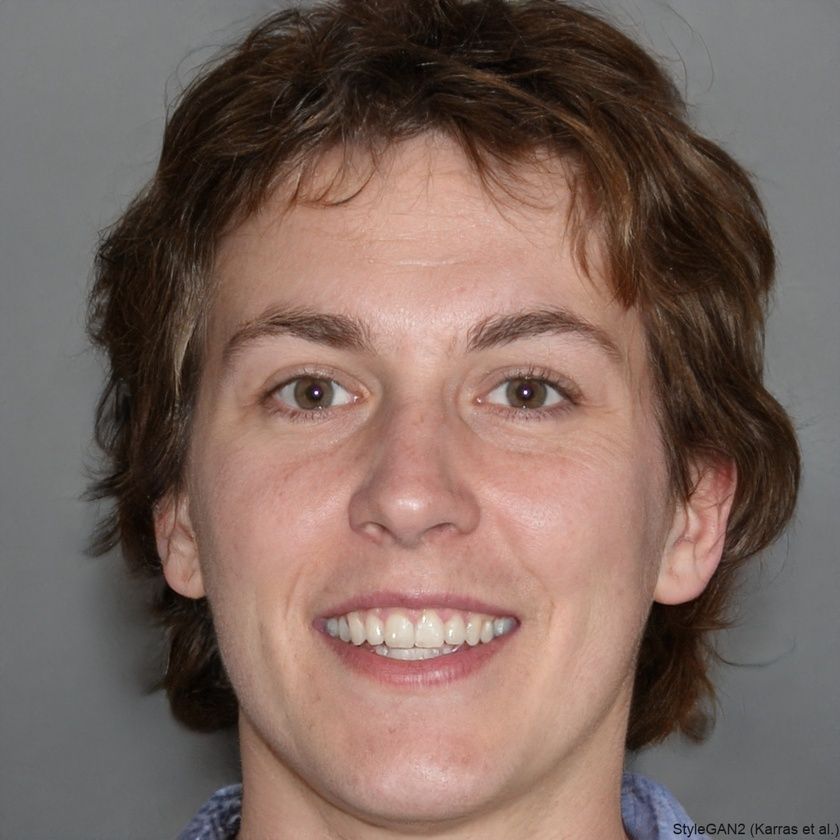
#> input picture res/unexistent-person-1.jpg, 840 x 840 px, shrunk from 1024 x 1024 before the run
$ python skin_color_thresholding.py
#> lines starting #> are read from the running program, lines starting #| are printed output that depends on the picture; after the words box and inside, x2 and y2 are one past the last pixel; in counts of white or black regions, pixels touching at a corner belong together
#> further down, img is the input picture: shape (840, 840, 3); mean B, G, R 94.7, 102.9, 124.2
### threshold.py
import numpy as np

def basic_threshold(img: np.ndarray, threshold_value: int) -> np.ndarray:
    img_out = img.copy()
    img_out[img_out > threshold_value] = 255
    img_out[img_out <= threshold_value] = 0

    return img_out

# [34 lines left out: functions _compute_otsu_criteria, otsu_threshold, not called in this run]

# [15 lines that do not run on import are left out]

### skin_color_thresholding.py
import cv2
import numpy as np

from threshold import basic_threshold

def skin_color_thresholding(img: np.ndarray) -> (np.ndarray, np.ndarray):
    imagem_hsv = cv2.cvtColor(img, cv2.COLOR_BGR2HSV)
#> imagem_hsv: shape (840, 840, 3); mean H, S, V 34.2, 71.7, 125.1

    # Ajusta o intervalo de cores para a pele em HSV
    lower_skin = np.array([0, 30, 100], dtype=np.uint8)
    upper_skin = np.array([20, 255, 255], dtype=np.uint8)

    # Cria a máscara de pele
    altura, largura, _ = imagem_hsv.shape
#> altura = 840; largura = 840
    mascara_pele = np.zeros((altura, largura), dtype=np.uint8)

    for i in range(altura):
        for j in range(largura):
            h, s, v = imagem_hsv[i, j]
            if (lower_skin[0] <= h <= upper_skin[0] and
                lower_skin[1] <= s <= upper_skin[1] and
                lower_skin[2] <= v <= upper_skin[2]):
                mascara_pele[i, j] = 255  # Define pixel como parte da pele
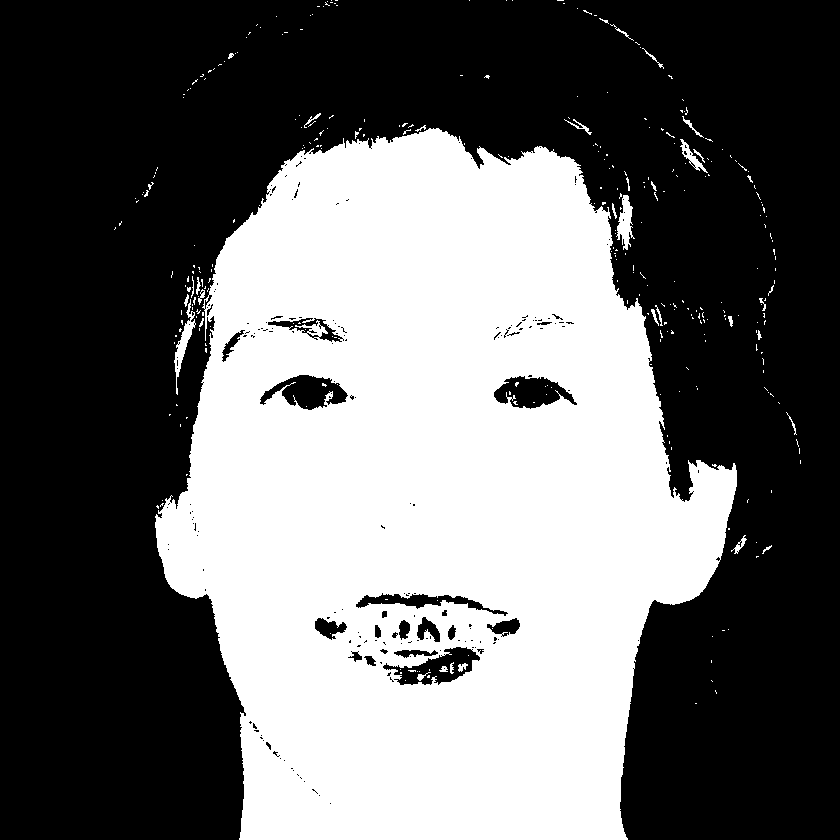
#> mascara_pele: shape (840, 840); 41.5% white; 333 white regions (301 under 20 px), largest, box (x1, y1, x2, y2) and area: (155, 128, 737, 840) 289079, (616, 195, 635, 250) 530, (174, 299, 196, 395) 527

    # Aplica morfologia para suavizar a máscara
    kernel = cv2.getStructuringElement(cv2.MORPH_ELLIPSE, (5, 5))
    mascara_pele = cv2.morphologyEx(mascara_pele, cv2.MORPH_CLOSE, kernel)
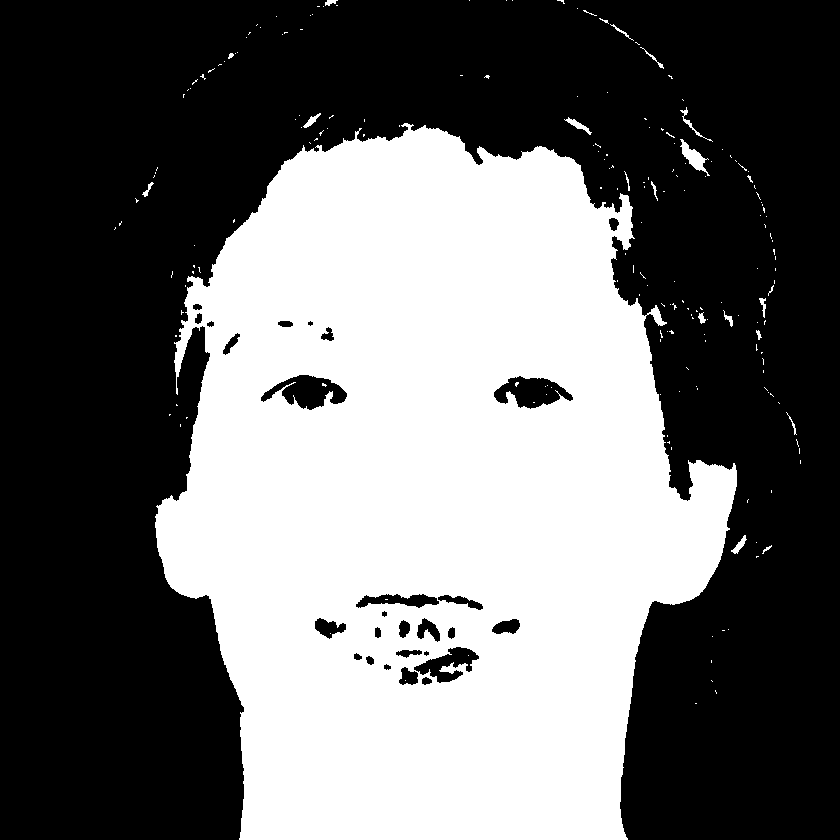
#> mascara_pele: shape (840, 840); 42.1% white; 201 white regions (182 under 20 px), largest, box (x1, y1, x2, y2) and area: (155, 123, 737, 840) 294784, (680, 139, 710, 176) 381, (564, 117, 592, 135) 135

    # Aplica a máscara à imagem original para isolar a pele
    resultado_colorido = cv2.bitwise_and(img, img, mask=mascara_pele)
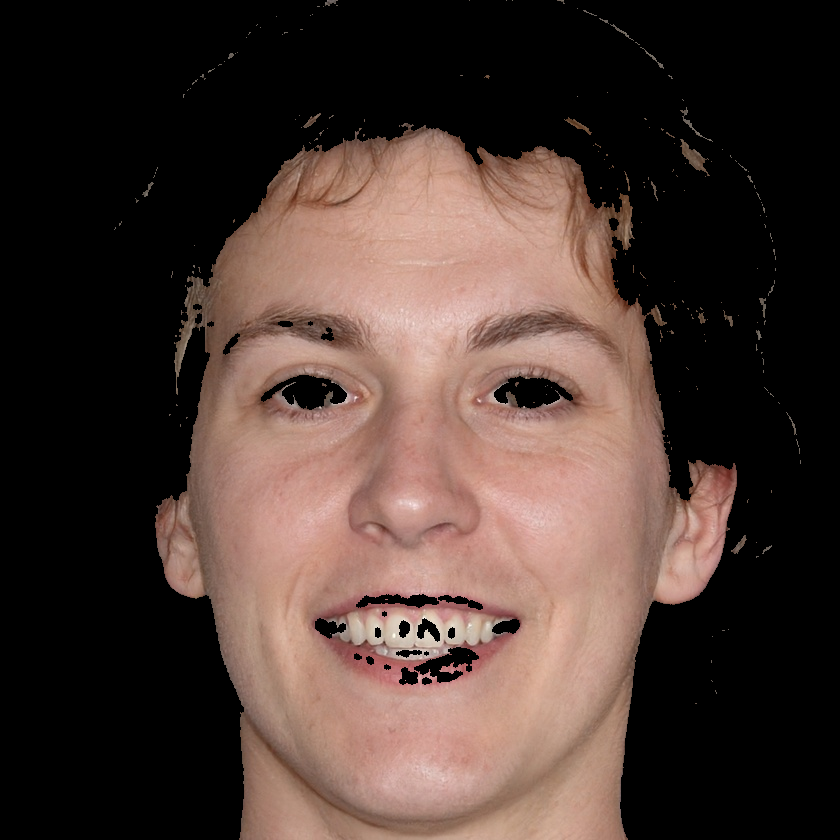
#> resultado_colorido: shape (840, 840, 3); mean B, G, R 51, 57.3, 74.8

    # Criar a imagem em preto e branco
    resultado_binario = cv2.cvtColor(resultado_colorido, cv2.COLOR_BGR2GRAY)
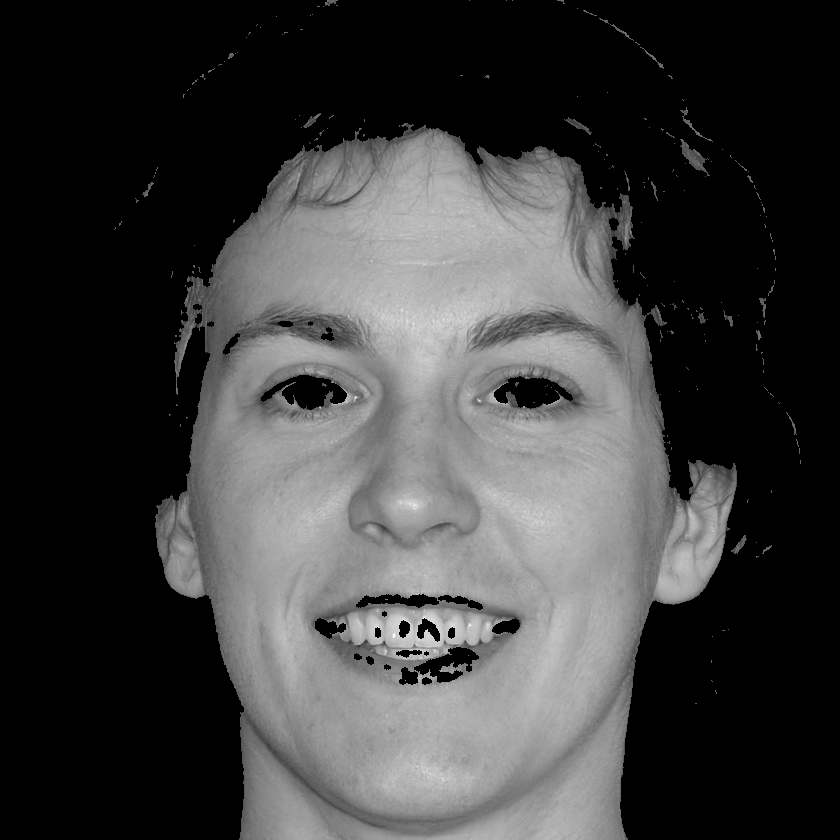
#> resultado_binario: shape (840, 840); min 0, max 253, mean 61.8
    img_binario = basic_threshold(resultado_binario, 1)

    return resultado_colorido, img_binario


if __name__ == '__main__':
    from cv2 import imread, imshow, waitKey, destroyAllWindows

    img = imread('res/unexistent-person-1.jpg')

    img_skin_color, img_skin_binary = skin_color_thresholding(img=img)

    imshow('Imagem com Pele Destacada', img_skin_color)
    imshow('Imagem Preto e Branco', img_skin_binary)
    waitKey(0)
    destroyAllWindows()

$ run again, with res/unexistent-person-2.jpg copied over res/unexistent-person-1.jpg
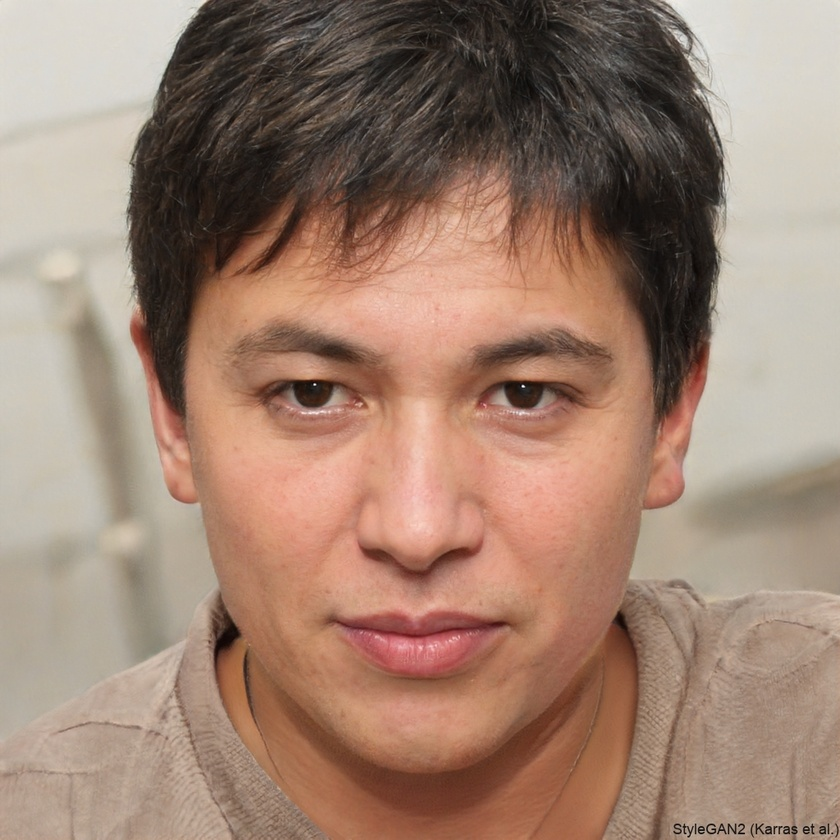
#> input picture res/unexistent-person-2.jpg, 840 x 840 px, shrunk from 1024 x 1024 before the run
#> img is the input picture: shape (840, 840, 3); mean B, G, R 113.2, 129.7, 158
#> imagem_hsv: shape (840, 840, 3); mean H, S, V 13.9, 74.9, 158
#> after the loop in skin_color_thresholding, `for i in range(altura):`:
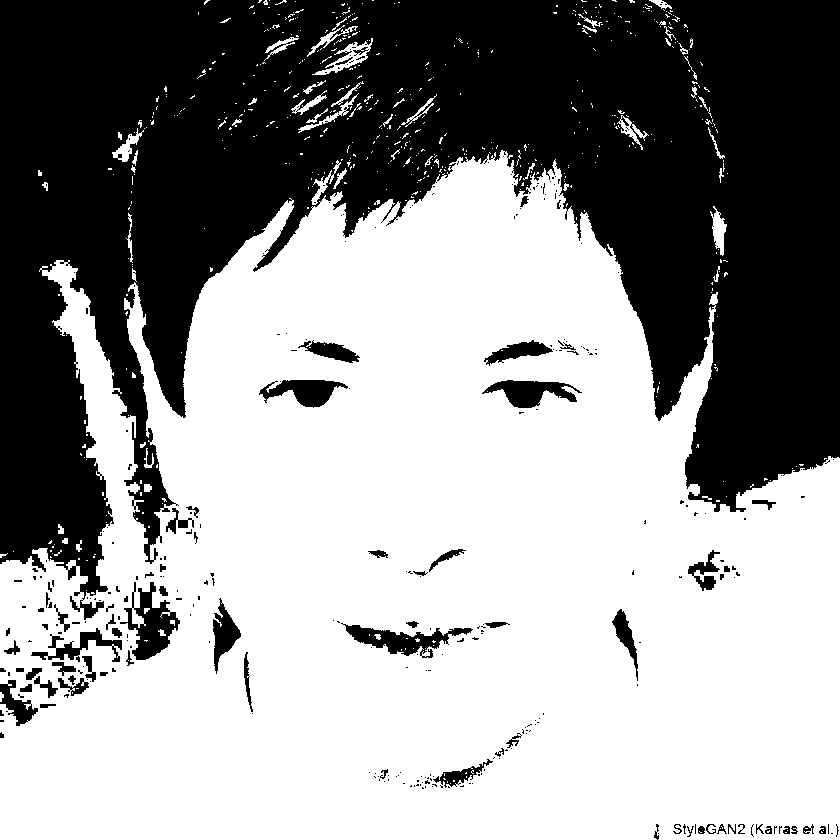
#> mascara_pele: shape (840, 840); 59.2% white; 318 black regions (245 under 20 px), largest, box (x1, y1, x2, y2) and area: (0, 0, 840, 620) 271160, (120, 582, 180, 660) 2029, (341, 623, 473, 658) 1733
#> in skin_color_thresholding, `resultado_binario = cv2.cvtColor(resultado_colorido, cv2.COLOR_BGR2GRAY)`:
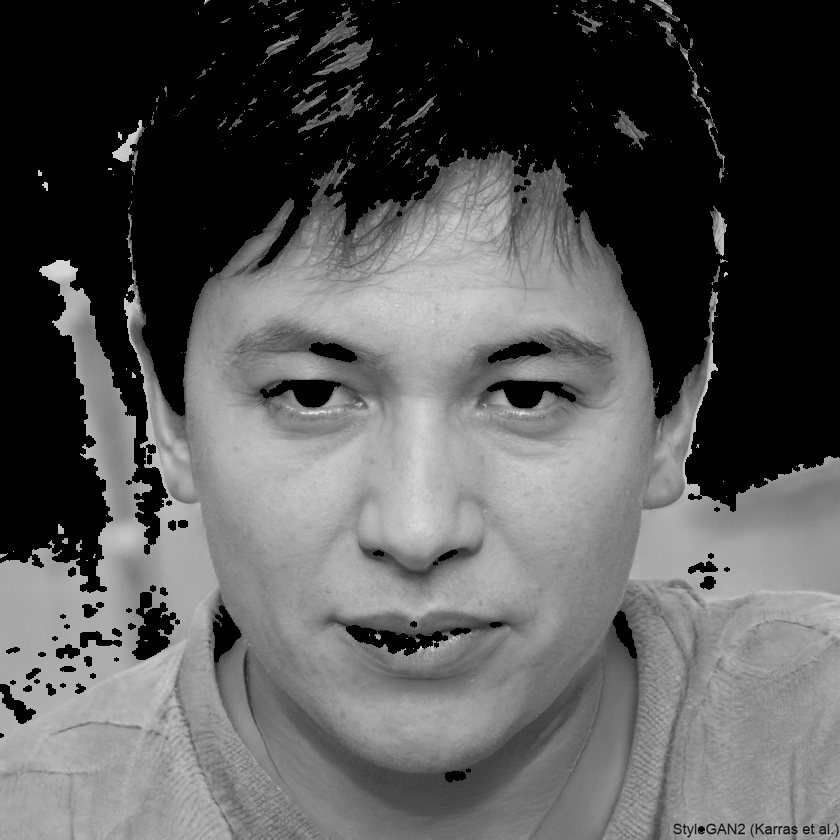
#> resultado_binario: shape (840, 840); min 0, max 239, mean 86.9

$ run again, with res/unexistent-person-3.jpg copied over res/unexistent-person-1.jpg
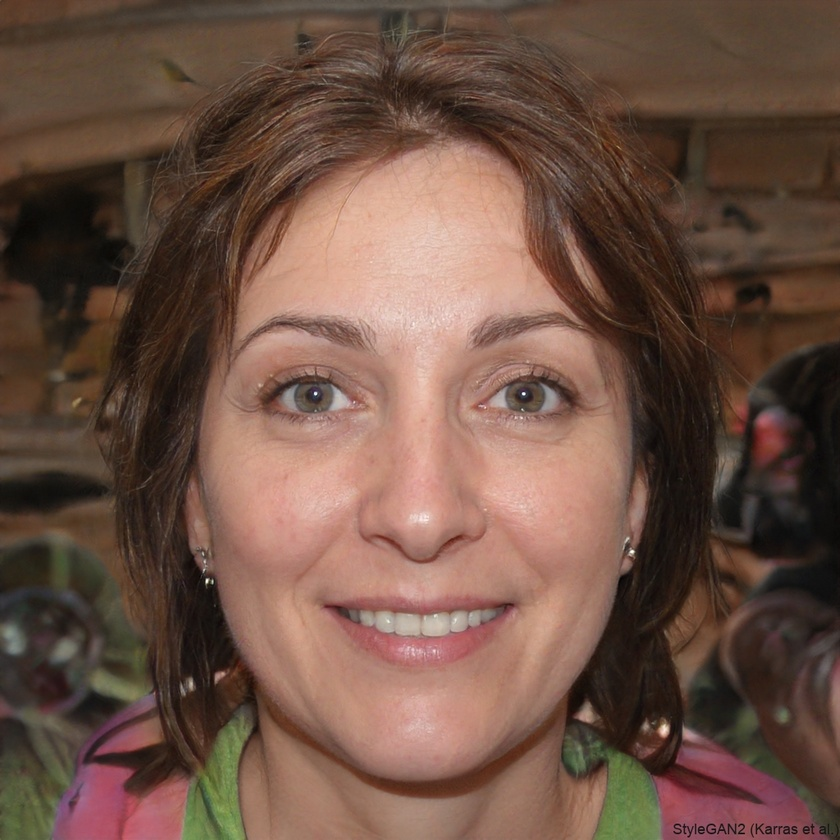
#> input picture res/unexistent-person-3.jpg, 840 x 840 px, shrunk from 1024 x 1024 before the run
#> img is the input picture: shape (840, 840, 3); mean B, G, R 68.8, 81.7, 110
#> imagem_hsv: shape (840, 840, 3); mean H, S, V 17.8, 101.8, 110.3
#> after the loop in skin_color_thresholding, `for i in range(altura):`:
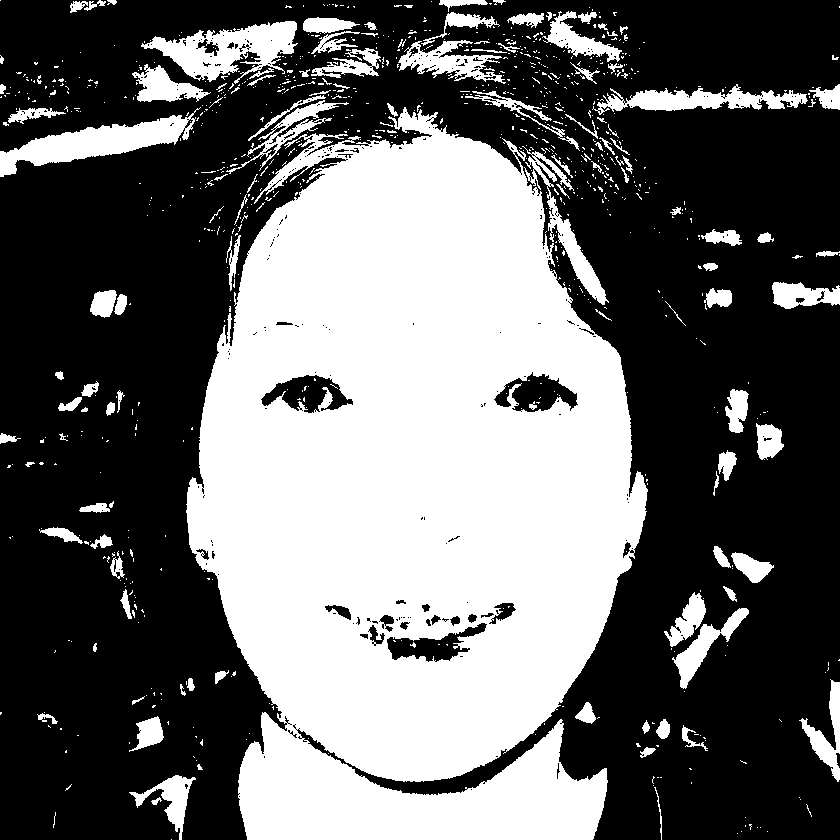
#> mascara_pele: shape (840, 840); 40.6% white; 938 white regions (816 under 20 px), largest, box (x1, y1, x2, y2) and area: (186, 107, 648, 840) 240138, (0, 107, 201, 177) 4850, (141, 21, 298, 84) 4651
#> in skin_color_thresholding, `resultado_binario = cv2.cvtColor(resultado_colorido, cv2.COLOR_BGR2GRAY)`:
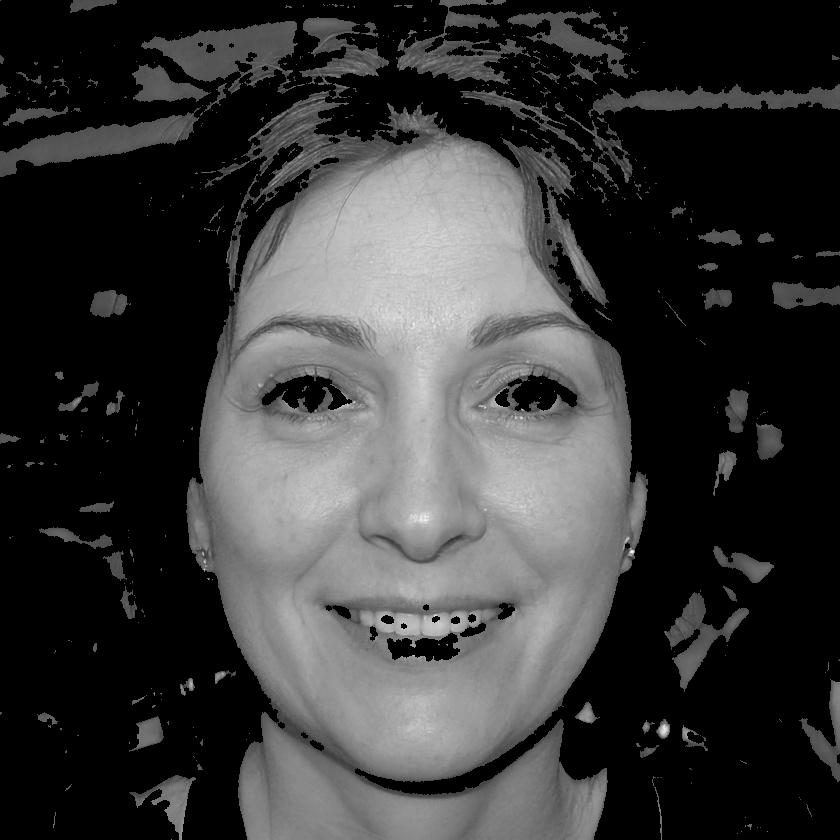
#> resultado_binario: shape (840, 840); min 0, max 253, mean 56.5
